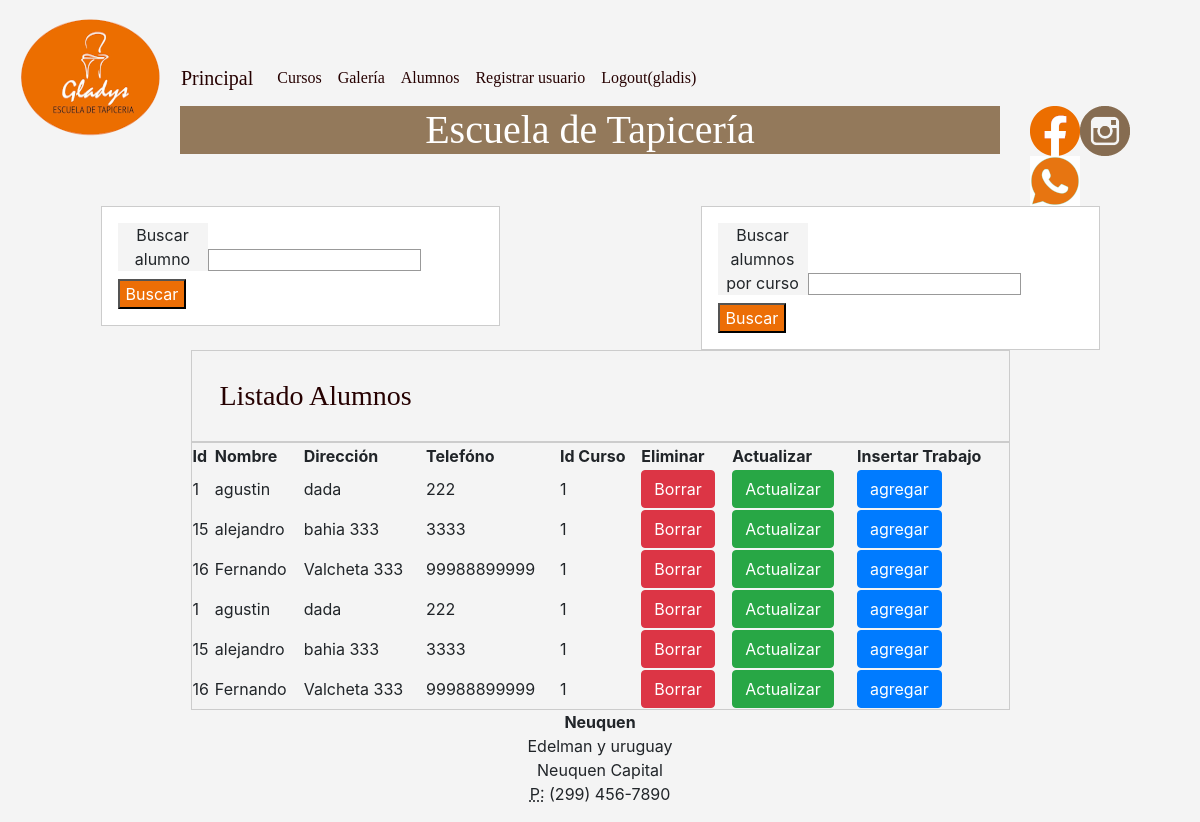
The app's page /listadoAlumnos.php (signed in) with its own data.
### tables this page shows
CREATE TABLE `alumnos` (
  `id` int(11) NOT NULL AUTO_INCREMENT,
  `nombre` varchar(145) NOT NULL,
  `telefono` varchar(45) NOT NULL,
  `direccion` varchar(145) NOT NULL,
  `id_curso` int(11) NOT NULL,
  PRIMARY KEY (`id`),
  KEY `fk_id_curso_idx` (`id_curso`),
  CONSTRAINT `fk_id_curso` FOREIGN KEY (`id_curso`) REFERENCES `curso` (`id`) ON DELETE NO ACTION ON UPDATE NO ACTION
);

### Clases/Alumno.php (called while the page is built, shortened)
<?php
class Alumno {
        public static function todosLosAlumnos():array
    {
        $conn=Db::getConexion();
        $sql='SELECT * FROM alumnos';
        $pst=$conn->query($sql);
        $pst->execute();
        $res=$pst->fetchAll();
        return $res;
    }
}

### listadoAlumnos.php (the view, shortened to what this page needs)
<?php
require_once './paginas/header.php';
require_once './Clases/Alumno.php';
?>
<div class="row">
        <div class="col-md-6">
            <form>
                <label>Buscar alumno</label><input name="buscarAlumno">
                <button class="naranja" name="submit" type="submit">Buscar</button>
            </form>
        </div>
        <div class="col-md-6">
            <form>
                <label>Buscar alumnos por curso</label><input name="buscarAlumnoPorCurso">
                <button class="naranja" name="submitAlumnoPorCurso" type="submit">Buscar</button>
            </form>
        </div>
</div>
<div class="table-responsive">
    <table class="table-striped">    <div > <h3 class="mx-auto">Listado Alumnos</h3></div>
        <tr><th>Id</th><th>Nombre</th><th>Dirección</th><th>Telefóno</th><th>Id Curso</th><th>Eliminar</th><th>Actualizar</th><th>Insertar Trabajo</th></tr>
    <?php
    if(isset($_SESSION['usuario'])){
        if(isset($_GET['submit'])&& ($_GET['buscarAlumno'])!==''){
            $param=$_GET['buscarAlumno'];
            $alumno= Alumno::buscarAlumnos($param);
        }else{
            $alumno= Alumno::todosLosAlumnos();
        }
    foreach($alumno as $alumnos){
        echo "<tr><td>{$alumnos['id']}</td><td>{$alumnos['nombre']}</td><td>{$alumnos['direccion']}</td><td>{$alumnos['telefono']}</td><td>{$alumnos['id_curso']}</td><td><a href='bajaAlumno.php?delId={$alumnos['id']}'><button class='btn btn-danger'>Borrar</button></td><td><button class='btn btn-success'>Actualizar</button></td><td><a href='formAltaTrabajos.php?delId={$alumnos['id']}'><button class='btn btn-primary'>agregar </button></td></tr>";
        }
    }
    if(isset($_SESSION['usuario'])){
            foreach($alumno as $alumnos){
        echo "<tr><td>{$alumnos['id']}</td><td>{$alumnos['nombre']}</td><td>{$alumnos['direccion']}</td><td>{$alumnos['telefono']}</td><td>{$alumnos['id_curso']}</td><td><a href='bajaAlumno.php?delId={$alumnos['id']}'><button class='btn btn-danger'>Borrar</button></td><td><button class='btn btn-success'>Actualizar</button></td><td><a href='formAltaTrabajos.php?delId={$alumnos['id']}'><button class='btn btn-primary'>agregar </button></td></tr>";
        }
    }
    ?>
    </table></div>
<?php
require_once 'paginas/footer.php';

### paginas/header.php (shortened to what this page needs)
<!DOCTYPE html>
<html lang="en">
    <head>
        <link rel="stylesheet" href="https://stackpath.bootstrapcdn.com/bootstrap/4.3.1/css/bootstrap.min.css">
        <link href="css/style.css" rel="stylesheet">
    </head>
    <body class="rosa">
         <div class="container-fluid">
             <a href="index.php"> <img src="imagenes/150x150.png"></a>
            <div class="row" >
                <div class="col-12 text-center titu"></div>
            </div>
            <div class="row" >
                <nav class="navbar navbar-expand-lg">
                    <a class="navbar-brand" href="index.php">Principal</a>
                  <div class="collapse navbar-collapse" id="navbarSupportedContent">
                    <ul class="navbar-nav mr-auto">
                      <li class="nav-item active">
                          <a class="nav-link" href="cursos.php">Cursos <span class="sr-only">(current)</span></a>
                      </li>
                       <li class="nav-item">
                           <a class="nav-link" href="galeria.php">Galería</a>
                      </li>
                      <?php
                      if(isset($_SESSION['usuario'])){
                       echo "<li class='nav-item'>".
                            "<a class='nav-link' href='listadoAlumnos.php'>Alumnos</a> </li>";
                      } ?>
                           <?php
                      if(isset($_SESSION['usuario'])){
                         echo" <li class='nav-item'>".
                      "<a class='nav-link' href='usuario.php'>Registrar usuario</a> </li>";
                              }?>
                      <?php
                      if(!isset($_SESSION['usuario'])){
                      echo "<li class='nav-item'>".
                           "<a class='nav-link' href='login.php'>Login</a>".
                      "</li>"; }else{
                       ?>
                      <li class="nav-item">
                        <a class="nav-link" href="logout.php">Logout(<?=$_SESSION['usuario']?>)</a>
                      </li>
                      <?php }?>
                    </ul>
			</div>
                </nav>
            </div>
            <div class="row" >
                <div class="col-10 text-center tituloPrincipal"><h1 class="negro" > Escuela de Tapicería</h1></div>
                <div class="col-2"><img src="imagenes/faceTransNaran.png"> <img src="imagenes/marron.png"><img src="imagenes/what.png"></div> </div>

### paginas/footer.php (shortened to what this page needs)
<div class="row">
    <div class="col-md-4 text-center"></div>
    <div class="col-md-4 text-center">
                <address>
                        <strong>Neuquen</strong><br> Edelman y uruguay <br> Neuquen Capital <br> <abbr title="Phone">P:</abbr> (299) 456-7890
                    </address>
                    </div>
<div class="col-md-4">
</div>
</div>
                    </body>
                    </html>

### css/style.css (style rules this page uses)
* { background-color: #f4f4f4; }
h3,.colorTitulo1 { color:#260101; }
.naranja { background-color:#ec6e06; color:white; }
form,input,textarea { background-color: white; }
a ,h4,p { color:#260101; }
img { float:left; }
.tituloPrincipal { background-color:#f4f4f4 ; color: #0D0D0D; height: 100px; }
.titu { background-color: #f4f4f4; height: 50px; }
.negro { background-color: #93795b; color: white; }
.rosa { background-color: #fdead2; }
h1,h2,h5 { font-family: pt serif; }
.navbar,h3 { font-family: pt serif; }
form ,table,div>h3 { margin: 0 auto; width: 70%; padding: 1em; border: 1px solid #CCC; }
label { display: inline-block; width: 90px; text-align: center; }
input { font: 1em sans-serif; width: auto; -moz-box-sizing: border-box; box-sizing: border-box; border: 1px solid #999; }

### records on screen
alumnos: id "1", nombre "agustin", direccion "dada", telefono "222", id_curso "1"
alumnos: id "15", nombre "alejandro", direccion "bahia 333", telefono "3333", id_curso "1"
alumnos: id "16", nombre "Fernando", direccion "Valcheta 333", telefono "99988899999", id_curso "1"

### other values on screen
$_SESSION['usuario'] "gladis"
